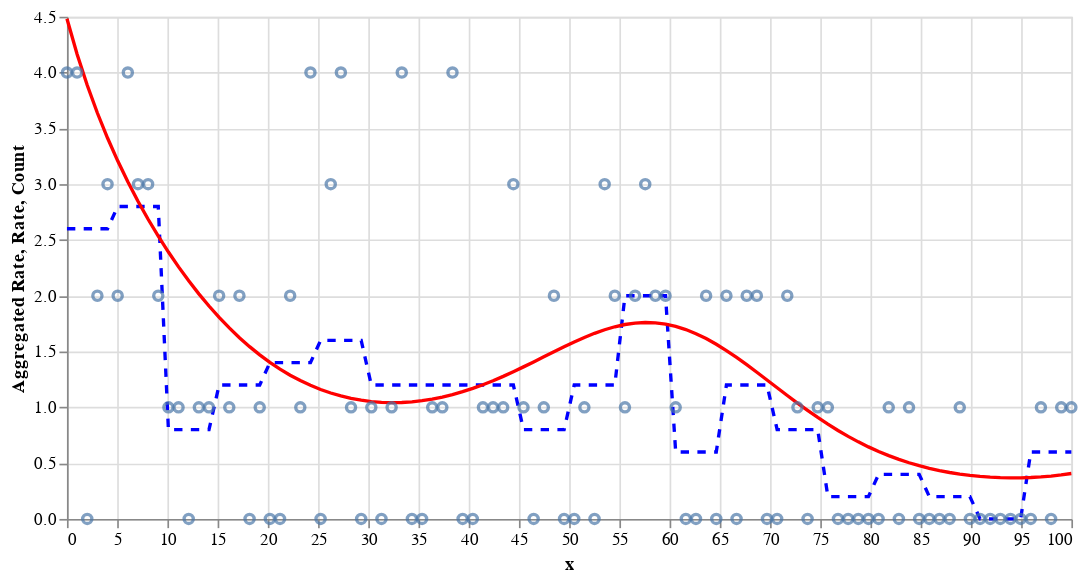

Notebook cell for this chart:
### Code cell
# Create a clean dataset without the Interval objects for plotting
df_plot = df_data.drop(columns=['range'])

rate = (
  alt.Chart(df_plot)
  .mark_line(color='red')
  .encode(
		x=alt.X('x', title='x'),
		y=alt.Y('rate', title='Rate'),
	)
)

count = alt.Chart(df_plot).mark_point().encode(
	x=alt.X('x', title='x'),
	y=alt.Y('y', title='Count'),
)

rate_agg = (
  alt.Chart(df_plot)
  .mark_line(color='blue', strokeDash=[5, 5])  # Changed color and added dashed line to distinguish
  .encode(
		x=alt.X('x', title='x'),
		y=alt.Y('rate_agg', title='Aggregated Rate'),
	)
)

(rate_agg + rate + count).properties(width=600)

### Figure 1 — Vega-Lite specification as saved in the notebook (floating-point values rounded to 4 significant figures)
{"config": {"view": {"continuousWidth": 300, "continuousHeight": 300}}, "layer": [{"mark": {"type": "line", "color": "blue", "strokeDash": [5, 5]}, "encoding": {"x": {"field": "x", "title": "x", "type": "quantitative"}, "y": {"field": "rate_agg", "title": "Aggregated Rate", "type": "quantitative"}}}, {"mark": {"type": "line", "color": "red"}, "encoding": {"x": {"field": "x", "title": "x", "type": "quantitative"}, "y": {"field": "rate", "title": "Rate", "type": "quantitative"}}}, {"mark": {"type": "point"}, "encoding": {"x": {"field": "x", "title": "x", "type": "quantitative"}, "y": {"field": "y", "title": "Count", "type": "quantitative"}}}], "data": {"name": "data-f3252062abd96882ec402deb7d2410e5"}, "width": 600, "$schema": "https://vega.github.io/schema/vega-lite/v5.8.0.json", "datasets": {"data-f3252062abd96882ec402deb7d2410e5": [{"x": 0.0, "log_exposure": 1.0, "f": 0.5, "rate": 4.482, "y": 4, "y_agg": 13, "N": 5, "rate_agg": 2.6}, {"x": 1.01, "log_exposure": 0.9039, "f": 0.5227, "rate": 4.165, "y": 4, "y_agg": 13, "N": 5, "rate_agg": 2.6}, {"x": 2.02, "log_exposure": 0.8171, "f": 0.5403, "rate": 3.886, "y": 0, "y_agg": 13, "N": 5, "rate_agg": 2.6}, {"x": 3.03, "log_exposure": 0.7386, "f": 0.5527, "rate": 3.637, "y": 2, "y_agg": 13, "N": 5, "rate_agg": 2.6}, {"x": 4.04, "log_exposure": 0.6676, "f": 0.5601, "rate": 3.413, "y": 3, "y_agg": 13, "N": 5, "rate_agg": 2.6}, {"x": 5.051, "log_exposure": 0.6035, "f": 0.5625, "rate": 3.209, "y": 2, "y_agg": 14, "N": 5, "rate_agg": 2.8}, {"x": 6.061, "log_exposure": 0.5455, "f": 0.5602, "rate": 3.021, "y": 4, "y_agg": 14, "N": 5, "rate_agg": 2.8}, {"x": 7.071, "log_exposure": 0.4931, "f": 0.5532, "rate": 2.847, "y": 3, "y_agg": 14, "N": 5, "rate_agg": 2.8}, {"x": 8.081, "log_exposure": 0.4457, "f": 0.542, "rate": 2.685, "y": 3, "y_agg": 14, "N": 5, "rate_agg": 2.8}, {"x": 9.091, "log_exposure": 0.4029, "f": 0.5268, "rate": 2.534, "y": 2, "y_agg": 14, "N": 5, "rate_agg": 2.8}, {"x": 10.1, "log_exposure": 0.3642, "f": 0.5078, "rate": 2.392, "y": 1, "y_agg": 4, "N": 5, "rate_agg": 0.8}, {"x": 11.11, "log_exposure": 0.3292, "f": 0.4855, "rate": 2.259, "y": 1, "y_agg": 4, "N": 5, "rate_agg": 0.8}, {"x": 12.12, "log_exposure": 0.2976, "f": 0.4603, "rate": 2.134, "y": 0, "y_agg": 4, "N": 5, "rate_agg": 0.8}, {"x": 13.13, "log_exposure": 0.269, "f": 0.4326, "rate": 2.017, "y": 1, "y_agg": 4, "N": 5, "rate_agg": 0.8}, {"x": 14.14, "log_exposure": 0.2431, "f": 0.4028, "rate": 1.908, "y": 1, "y_agg": 4, "N": 5, "rate_agg": 0.8}, {"x": 15.15, "log_exposure": 0.2198, "f": 0.3714, "rate": 1.806, "y": 2, "y_agg": 6, "N": 5, "rate_agg": 1.2}, {"x": 16.16, "log_exposure": 0.1987, "f": 0.3388, "rate": 1.712, "y": 1, "y_agg": 6, "N": 5, "rate_agg": 1.2}, {"x": 17.17, "log_exposure": 0.1796, "f": 0.3055, "rate": 1.624, "y": 2, "y_agg": 6, "N": 5, "rate_agg": 1.2}, {"x": 18.18, "log_exposure": 0.1623, "f": 0.272, "rate": 1.544, "y": 0, "y_agg": 6, "N": 5, "rate_agg": 1.2}, {"x": 19.19, "log_exposure": 0.1467, "f": 0.2388, "rate": 1.47, "y": 1, "y_agg": 6, "N": 5, "rate_agg": 1.2}, {"x": 20.2, "log_exposure": 0.1326, "f": 0.2062, "rate": 1.403, "y": 0, "y_agg": 7, "N": 5, "rate_agg": 1.4}, {"x": 21.21, "log_exposure": 0.1199, "f": 0.1748, "rate": 1.343, "y": 0, "y_agg": 7, "N": 5, "rate_agg": 1.4}, {"x": 22.22, "log_exposure": 0.1084, "f": 0.1449, "rate": 1.288, "y": 2, "y_agg": 7, "N": 5, "rate_agg": 1.4}, {"x": 23.23, "log_exposure": 0.09796, "f": 0.117, "rate": 1.24, "y": 1, "y_agg": 7, "N": 5, "rate_agg": 1.4}, {"x": 24.24, "log_exposure": 0.08855, "f": 0.09141, "rate": 1.197, "y": 4, "y_agg": 7, "N": 5, "rate_agg": 1.4}, {"x": 25.25, "log_exposure": 0.08004, "f": 0.06845, "rate": 1.16, "y": 0, "y_agg": 8, "N": 5, "rate_agg": 1.6}, {"x": 26.26, "log_exposure": 0.07235, "f": 0.04843, "rate": 1.128, "y": 3, "y_agg": 8, "N": 5, "rate_agg": 1.6}, {"x": 27.27, "log_exposure": 0.0654, "f": 0.03161, "rate": 1.102, "y": 4, "y_agg": 8, "N": 5, "rate_agg": 1.6}, {"x": 28.28, "log_exposure": 0.05911, "f": 0.01822, "rate": 1.08, "y": 1, "y_agg": 8, "N": 5, "rate_agg": 1.6}, {"x": 29.29, "log_exposure": 0.05343, "f": 0.008411, "rate": 1.064, "y": 0, "y_agg": 8, "N": 5, "rate_agg": 1.6}, {"x": 30.3, "log_exposure": 0.0483, "f": 0.002319, "rate": 1.052, "y": 1, "y_agg": 6, "N": 5, "rate_agg": 1.2}, {"x": 31.31, "log_exposure": 0.04366, "f": 1.981e-05, "rate": 1.045, "y": 0, "y_agg": 6, "N": 5, "rate_agg": 1.2}, {"x": 32.32, "log_exposure": 0.03947, "f": 0.001542, "rate": 1.042, "y": 1, "y_agg": 6, "N": 5, "rate_agg": 1.2}, {"x": 33.33, "log_exposure": 0.03567, "f": 0.006867, "rate": 1.043, "y": 4, "y_agg": 6, "N": 5, "rate_agg": 1.2}, {"x": 34.34, "log_exposure": 0.03225, "f": 0.01593, "rate": 1.049, "y": 0, "y_agg": 6, "N": 5, "rate_agg": 1.2}, {"x": 35.35, "log_exposure": 0.02915, "f": 0.0286, "rate": 1.059, "y": 0, "y_agg": 6, "N": 5, "rate_agg": 1.2}, {"x": 36.36, "log_exposure": 0.02635, "f": 0.04474, "rate": 1.074, "y": 1, "y_agg": 6, "N": 5, "rate_agg": 1.2}, {"x": 37.37, "log_exposure": 0.02382, "f": 0.06412, "rate": 1.092, "y": 1, "y_agg": 6, "N": 5, "rate_agg": 1.2}, {"x": 38.38, "log_exposure": 0.02153, "f": 0.08651, "rate": 1.114, "y": 4, "y_agg": 6, "N": 5, "rate_agg": 1.2}, {"x": 39.39, "log_exposure": 0.01946, "f": 0.1116, "rate": 1.14, "y": 0, "y_agg": 6, "N": 5, "rate_agg": 1.2}, {"x": 40.4, "log_exposure": 0.01759, "f": 0.1391, "rate": 1.17, "y": 0, "y_agg": 6, "N": 5, "rate_agg": 1.2}, {"x": 41.41, "log_exposure": 0.0159, "f": 0.1686, "rate": 1.203, "y": 1, "y_agg": 6, "N": 5, "rate_agg": 1.2}, {"x": 42.42, "log_exposure": 0.01437, "f": 0.1997, "rate": 1.239, "y": 1, "y_agg": 6, "N": 5, "rate_agg": 1.2}, {"x": 43.43, "log_exposure": 0.01299, "f": 0.2321, "rate": 1.278, "y": 1, "y_agg": 6, "N": 5, "rate_agg": 1.2}, {"x": 44.44, "log_exposure": 0.01174, "f": 0.2652, "rate": 1.319, "y": 3, "y_agg": 6, "N": 5, "rate_agg": 1.2}, {"x": 45.45, "log_exposure": 0.01062, "f": 0.2987, "rate": 1.363, "y": 1, "y_agg": 4, "N": 5, "rate_agg": 0.8}, {"x": 46.46, "log_exposure": 0.009595, "f": 0.3321, "rate": 1.407, "y": 0, "y_agg": 4, "N": 5, "rate_agg": 0.8}, {"x": 47.47, "log_exposure": 0.008674, "f": 0.3648, "rate": 1.453, "y": 1, "y_agg": 4, "N": 5, "rate_agg": 0.8}, {"x": 48.48, "log_exposure": 0.00784, "f": 0.3965, "rate": 1.498, "y": 2, "y_agg": 4, "N": 5, "rate_agg": 0.8}, {"x": 49.49, "log_exposure": 0.007087, "f": 0.4267, "rate": 1.543, "y": 0, "y_agg": 4, "N": 5, "rate_agg": 0.8}, {"x": 50.51, "log_exposure": 0.006406, "f": 0.4549, "rate": 1.586, "y": 0, "y_agg": 6, "N": 5, "rate_agg": 1.2}, {"x": 51.52, "log_exposure": 0.005791, "f": 0.4806, "rate": 1.626, "y": 1, "y_agg": 6, "N": 5, "rate_agg": 1.2}, {"x": 52.53, "log_exposure": 0.005234, "f": 0.5035, "rate": 1.663, "y": 0, "y_agg": 6, "N": 5, "rate_agg": 1.2}, {"x": 53.54, "log_exposure": 0.004731, "f": 0.5232, "rate": 1.695, "y": 3, "y_agg": 6, "N": 5, "rate_agg": 1.2}, {"x": 54.55, "log_exposure": 0.004277, "f": 0.5392, "rate": 1.722, "y": 2, "y_agg": 6, "N": 5, "rate_agg": 1.2}, {"x": 55.56, "log_exposure": 0.003866, "f": 0.5513, "rate": 1.742, "y": 1, "y_agg": 10, "N": 5, "rate_agg": 2.0}, {"x": 56.57, "log_exposure": 0.003494, "f": 0.5591, "rate": 1.755, "y": 2, "y_agg": 10, "N": 5, "rate_agg": 2.0}, {"x": 57.58, "log_exposure": 0.003159, "f": 0.5624, "rate": 1.76, "y": 3, "y_agg": 10, "N": 5, "rate_agg": 2.0}, {"x": 58.59, "log_exposure": 0.002855, "f": 0.561, "rate": 1.757, "y": 2, "y_agg": 10, "N": 5, "rate_agg": 2.0}, {"x": 59.6, "log_exposure": 0.002581, "f": 0.5546, "rate": 1.746, "y": 2, "y_agg": 10, "N": 5, "rate_agg": 2.0}, {"x": 60.61, "log_exposure": 0.002333, "f": 0.5432, "rate": 1.726, "y": 1, "y_agg": 3, "N": 5, "rate_agg": 0.6}, {"x": 61.62, "log_exposure": 0.002109, "f": 0.5267, "rate": 1.697, "y": 0, "y_agg": 3, "N": 5, "rate_agg": 0.6}, {"x": 62.63, "log_exposure": 0.001906, "f": 0.505, "rate": 1.66, "y": 0, "y_agg": 3, "N": 5, "rate_agg": 0.6}, {"x": 63.64, "log_exposure": 0.001723, "f": 0.4783, "rate": 1.616, "y": 2, "y_agg": 3, "N": 5, "rate_agg": 0.6}, {"x": 64.65, "log_exposure": 0.001558, "f": 0.4465, "rate": 1.565, "y": 0, "y_agg": 3, "N": 5, "rate_agg": 0.6}, {"x": 65.66, "log_exposure": 0.001408, "f": 0.4098, "rate": 1.509, "y": 2, "y_agg": 6, "N": 5, "rate_agg": 1.2}, {"x": 66.67, "log_exposure": 0.001273, "f": 0.3684, "rate": 1.447, "y": 0, "y_agg": 6, "N": 5, "rate_agg": 1.2}, {"x": 67.68, "log_exposure": 0.00115, "f": 0.3225, "rate": 1.382, "y": 2, "y_agg": 6, "N": 5, "rate_agg": 1.2}, {"x": 68.69, "log_exposure": 0.00104, "f": 0.2724, "rate": 1.315, "y": 2, "y_agg": 6, "N": 5, "rate_agg": 1.2}, {"x": 69.7, "log_exposure": 0.0009399, "f": 0.2185, "rate": 1.245, "y": 0, "y_agg": 6, "N": 5, "rate_agg": 1.2}, {"x": 70.71, "log_exposure": 0.0008496, "f": 0.161, "rate": 1.176, "y": 0, "y_agg": 4, "N": 5, "rate_agg": 0.8}, {"x": 71.72, "log_exposure": 0.000768, "f": 0.1004, "rate": 1.106, "y": 2, "y_agg": 4, "N": 5, "rate_agg": 0.8}, {"x": 72.73, "log_exposure": 0.0006942, "f": 0.03712, "rate": 1.039, "y": 1, "y_agg": 4, "N": 5, "rate_agg": 0.8}, {"x": 73.74, "log_exposure": 0.0006275, "f": -0.02833, "rate": 0.9727, "y": 0, "y_agg": 4, "N": 5, "rate_agg": 0.8}, {"x": 74.75, "log_exposure": 0.0005672, "f": -0.09547, "rate": 0.9095, "y": 1, "y_agg": 4, "N": 5, "rate_agg": 0.8}, {"x": 75.76, "log_exposure": 0.0005127, "f": -0.1638, "rate": 0.8494, "y": 1, "y_agg": 1, "N": 5, "rate_agg": 0.2}, {"x": 76.77, "log_exposure": 0.0004635, "f": -0.2327, "rate": 0.7927, "y": 0, "y_agg": 1, "N": 5, "rate_agg": 0.2}, {"x": 77.78, "log_exposure": 0.0004189, "f": -0.3018, "rate": 0.7398, "y": 0, "y_agg": 1, "N": 5, "rate_agg": 0.2}, {"x": 78.79, "log_exposure": 0.0003787, "f": -0.3703, "rate": 0.6908, "y": 0, "y_agg": 1, "N": 5, "rate_agg": 0.2}, {"x": 79.8, "log_exposure": 0.0003423, "f": -0.4378, "rate": 0.6457, "y": 0, "y_agg": 1, "N": 5, "rate_agg": 0.2}, {"x": 80.81, "log_exposure": 0.0003094, "f": -0.5037, "rate": 0.6045, "y": 0, "y_agg": 2, "N": 5, "rate_agg": 0.4}, {"x": 81.82, "log_exposure": 0.0002797, "f": -0.5675, "rate": 0.5671, "y": 1, "y_agg": 2, "N": 5, "rate_agg": 0.4}, {"x": 82.83, "log_exposure": 0.0002528, "f": -0.6286, "rate": 0.5335, "y": 0, "y_agg": 2, "N": 5, "rate_agg": 0.4}, {"x": 83.84, "log_exposure": 0.0002285, "f": -0.6865, "rate": 0.5035, "y": 1, "y_agg": 2, "N": 5, "rate_agg": 0.4}, {"x": 84.85, "log_exposure": 0.0002066, "f": -0.7407, "rate": 0.4769, "y": 0, "y_agg": 2, "N": 5, "rate_agg": 0.4}, {"x": 85.86, "log_exposure": 0.0001867, "f": -0.7908, "rate": 0.4536, "y": 0, "y_agg": 1, "N": 5, "rate_agg": 0.2}, {"x": 86.87, "log_exposure": 0.0001688, "f": -0.8363, "rate": 0.4334, "y": 0, "y_agg": 1, "N": 5, "rate_agg": 0.2}, {"x": 87.88, "log_exposure": 0.0001526, "f": -0.8768, "rate": 0.4162, "y": 0, "y_agg": 1, "N": 5, "rate_agg": 0.2}, {"x": 88.89, "log_exposure": 0.0001379, "f": -0.9121, "rate": 0.4017, "y": 1, "y_agg": 1, "N": 5, "rate_agg": 0.2}, {"x": 89.9, "log_exposure": 0.0001247, "f": -0.9417, "rate": 0.39, "y": 0, "y_agg": 1, "N": 5, "rate_agg": 0.2}, {"x": 90.91, "log_exposure": 0.0001127, "f": -0.9654, "rate": 0.3809, "y": 0, "y_agg": 0, "N": 5, "rate_agg": 0.0}, {"x": 91.92, "log_exposure": 0.0001019, "f": -0.9831, "rate": 0.3742, "y": 0, "y_agg": 0, "N": 5, "rate_agg": 0.0}, {"x": 92.93, "log_exposure": 9.207e-05, "f": -0.9946, "rate": 0.3699, "y": 0, "y_agg": 0, "N": 5, "rate_agg": 0.0}, {"x": 93.94, "log_exposure": 8.323e-05, "f": -0.9997, "rate": 0.368, "y": 0, "y_agg": 0, "N": 5, "rate_agg": 0.0}, {"x": 94.95, "log_exposure": 7.523e-05, "f": -0.9985, "rate": 0.3685, "y": 0, "y_agg": 0, "N": 5, "rate_agg": 0.0}, {"x": 95.96, "log_exposure": 6.8e-05, "f": -0.9909, "rate": 0.3713, "y": 0, "y_agg": 3, "N": 5, "rate_agg": 0.6}, {"x": 96.97, "log_exposure": 6.147e-05, "f": -0.977, "rate": 0.3765, "y": 1, "y_agg": 3, "N": 5, "rate_agg": 0.6}, {"x": 97.98, "log_exposure": 5.556e-05, "f": -0.9569, "rate": 0.3841, "y": 0, "y_agg": 3, "N": 5, "rate_agg": 0.6}, {"x": 98.99, "log_exposure": 5.023e-05, "f": -0.9308, "rate": 0.3942, "y": 1, "y_agg": 3, "N": 5, "rate_agg": 0.6}, {"x": 100.0, "log_exposure": 4.54e-05, "f": -0.899, "rate": 0.407, "y": 1, "y_agg": 3, "N": 5, "rate_agg": 0.6}]}}
